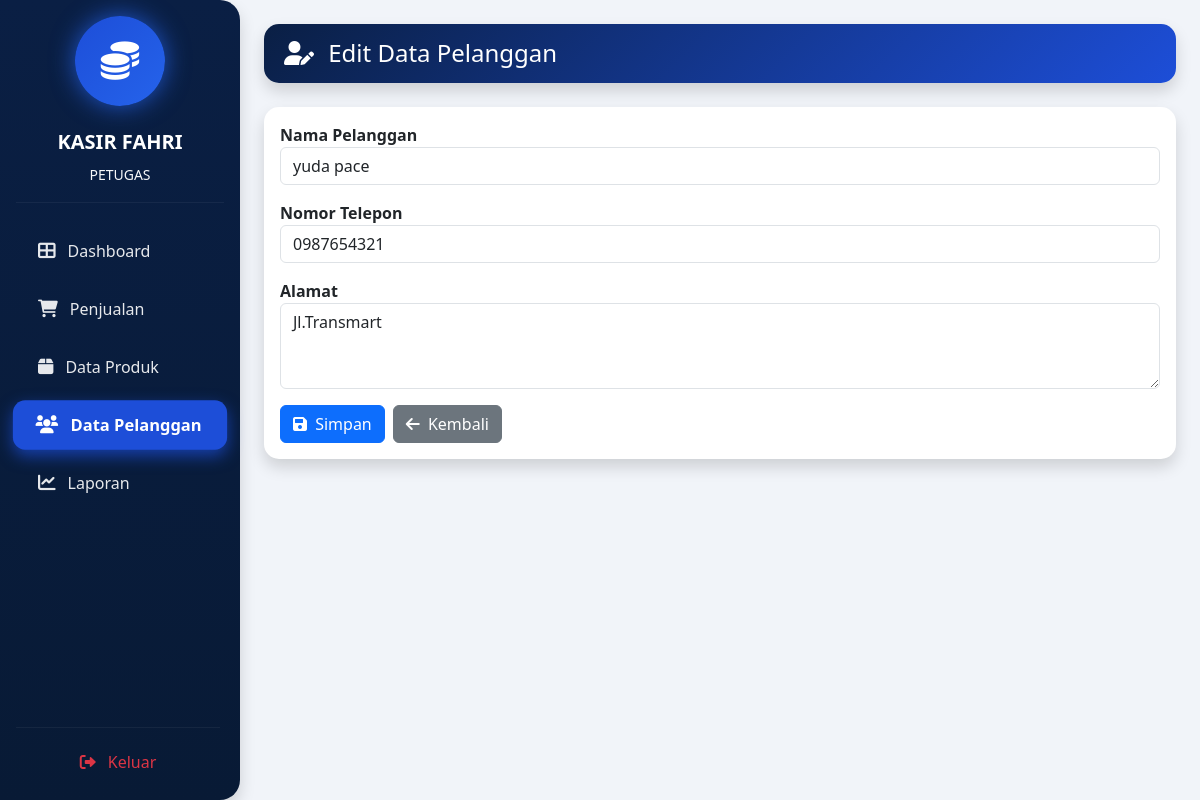
Page /petugas/pelanggan/edit.php?id=2 (signed in) on the committed database.
### tables this page shows
CREATE TABLE `pelanggan` (
  `PelangganID` int(11) NOT NULL,
  `NamaPelanggan` varchar(255) NOT NULL,
  `Alamat` text NOT NULL,
  `NomorTelepon` varchar(15) NOT NULL
);

### petugas/pelanggan/edit.php (the view, shortened to what this page needs)
<?php
include '../../main/connect.php';
$id = $_GET['id'];
$query = mysqli_query($conn,"SELECT * FROM pelanggan WHERE PelangganID='$id'");
$data = mysqli_fetch_assoc($query);
?>
<!DOCTYPE html>
<html lang="id">
<head>
<link href="https://cdn.jsdelivr.net/npm/bootstrap@5.3.0/dist/css/bootstrap.min.css" rel="stylesheet">
<link rel="stylesheet" href="https://cdnjs.cloudflare.com/ajax/libs/font-awesome/6.0.0/css/all.min.css">
</head>
<body>
<div class="d-flex">
<?php include '../../template/sidebar.php'; ?>
<div class="container-fluid p-4">
<div class="header-box mb-4 shadow">
    <h4 class="mb-0">
        <i class="fas fa-user-edit me-2"></i> Edit Data Pelanggan
    </h4>
</div>
<div class="card shadow border-0">
<div class="card-body">
<form method="POST">
<div class="mb-3">
<label class="fw-bold">Nama Pelanggan</label>
<input type="text" name="NamaPelanggan" class="form-control" required value="<?= $data['NamaPelanggan']; ?>">
</div>
<div class="mb-3">
<label class="fw-bold">Nomor Telepon</label>
<input type="text" name="NoTelp" class="form-control" required value="<?= $data['NomorTelepon']; ?>">
</div>
<div class="mb-3">
<label class="fw-bold">Alamat</label>
<textarea name="Alamat" class="form-control" rows="3" required><?= $data['Alamat']; ?></textarea>
</div>
<div class="d-flex gap-2">
<button type="submit" name="update" class="btn btn-primary">
    <i class="fas fa-save me-1"></i> Simpan
</button>
<a href="index.php" class="btn btn-secondary">
    <i class="fas fa-arrow-left me-1"></i> Kembali
</a>
</div>
</form>
</div>
</div>
</div>
</div>
</body>
</html>

### petugas/pelanggan/edit.php (style rules this page uses)
body { background:#f1f4f9; }
.header-box { background: linear-gradient(135deg,#0a1f44,#1d4ed8); color:white; padding:15px 20px; border-radius:15px; }
.card { border-radius:15px; }

### rows in the picture
pelanggan: NamaPelanggan "yuda pace", NoTelp "0987654321", Alamat "Jl.Transmart"

### other values in the picture
$role "PETUGAS"
